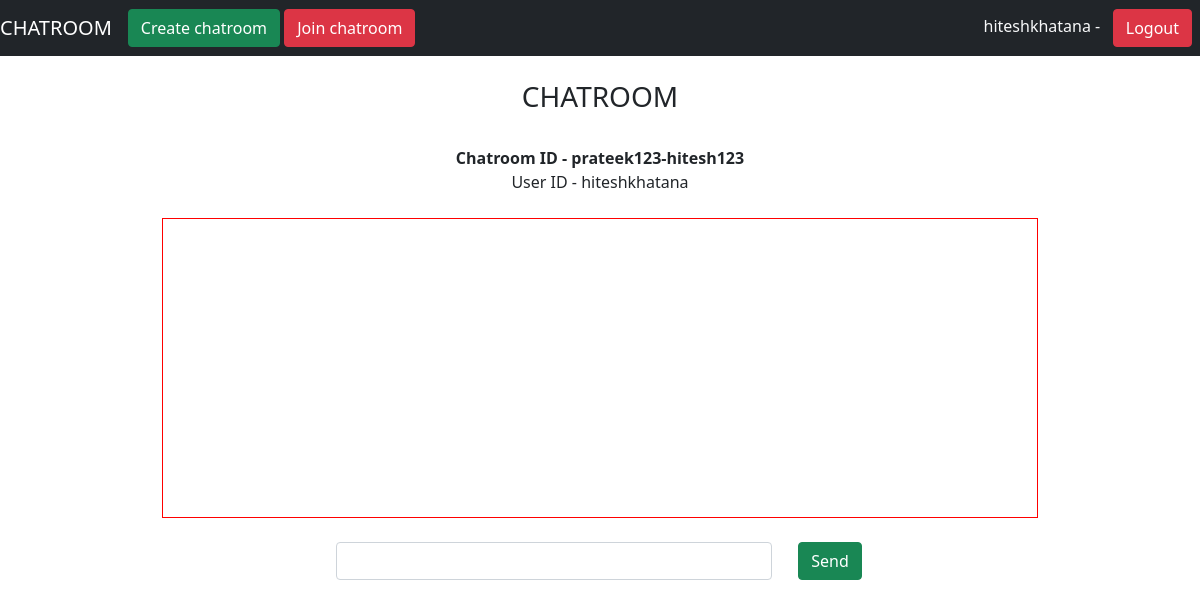
Page /chat/prateek123-hitesh123/ (signed in) on the earlier database version.
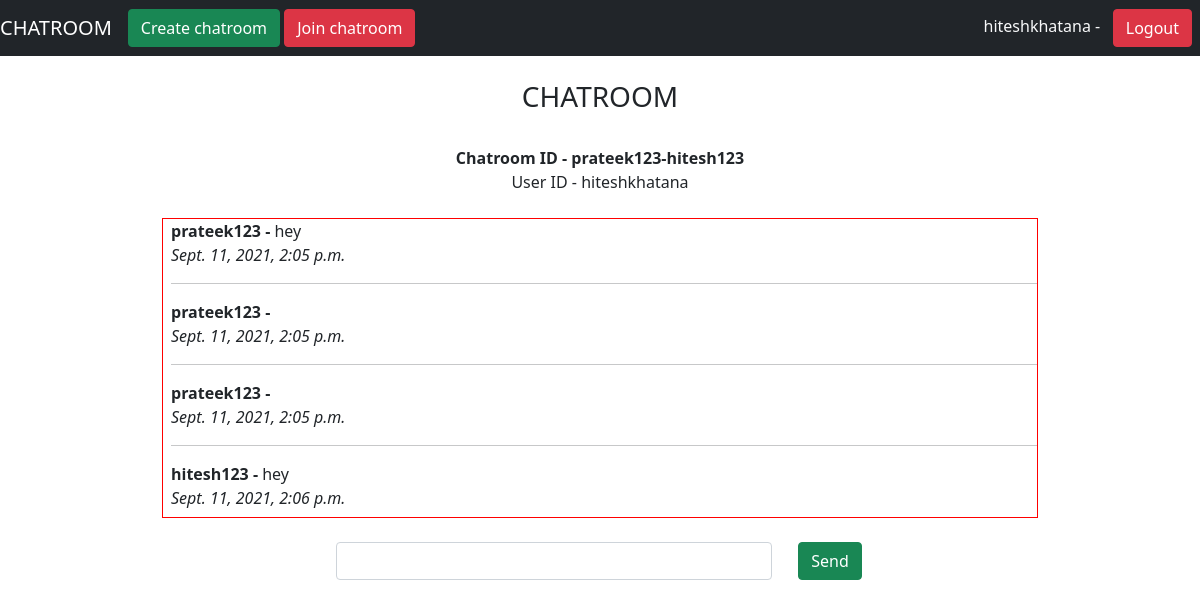
Same page on the later database version.
### chat/models.py (models this page shows, shortened)
class ChatRoom(models.Model):
    room = models.CharField(max_length=20)
    username = models.CharField(max_length=20)
    message = models.CharField(max_length=100 , blank=True)
    img = models.ImageField(upload_to = 'attachments' , blank = True)
    link = models.CharField(max_length=100 , blank=True)
    date = models.DateTimeField(auto_now_add= timezone.now())

### chat/views.py (the view)
# urls.py: path('<room_name>/', views.chatroom_view),
@login_required(login_url='/')
def chatroom_view(request , room_name):
    objs = ChatRoom.objects.filter(room = room_name)
    if objs is None:
        ChatRoom.objects.create(username = request.user, message = "created this chatroom" , room = room_name)
        objs = ChatRoom.objects.filter(room = room_name)
    context = {
        'room' : room_name,
        'chats' : objs[1:]
    }
    return render(request, 'chat/chatroom.html' , context)

### chat/templates/chat/chatroom.html (shortened to what this page needs)
{% extends 'base.html' %}
{% block content %}
        <br>
        <div class="container text-center">
            <h3>CHATROOM</h3>
            <br>
            <b>Chatroom ID - {{room}}</b>
            <br>
            User ID - <span id = "user-id">{{request.user}}</span>
        </div>
        <br>
        <div class="container w-75">
        <div style="height: 300px;position:relative;">
            <div id = "scrollable_window" style="max-height:100%;overflow:auto;border:1px solid red;">
                <div style="height:300px;">
                    <div id = "screen" class = "float-start w-100 ms-2">
                        {% for obj in chats %}
                            <b>{{obj.username}} - </b> {{obj.message}} <br>
                            <i>{{obj.date}}</i>
                            <hr>
                        {% endfor %}
                    </div>
                </div>
            </div>
        </div>
        </div>
        <br>
            <center>
            <div class="container row w-50">
                <div class="col-10">
                    <input class = "form-control" id = "message" name = "message">
                </div>
                <div class = "col-2">
                    <button class = "btn btn-success" id = "send-button" type = "submit">Send</button>
                </div>
            </div>
        </center>
{% endblock %}

### templates/base.html (shortened to what this page needs)
<html>
    <head>
        <link href="https://cdn.jsdelivr.net/npm/bootstrap@5.1.0/dist/css/bootstrap.min.css" rel="stylesheet">
      </head>
    <body>
        <nav class="navbar navbar-expand-lg navbar-dark bg-dark">
            <a class="navbar-brand" href="/">CHATROOM</a>
            {% if request.user.is_authenticated %}
              <a class = "btn btn-success" href="/chat/create">Create chatroom</a>&nbsp;
              <a class = "btn btn-danger" href = '/chat/join'>Join chatroom</a>
            {% endif %}
            <div class="collapse navbar-collapse" id="navbarSupportedContent">
              <div class="me-2 my-lg-0">
                  <span class="text-light">{{request.user}} - </span>&nbsp;
                  <a href="/logout"><button class="btn btn-danger my-2 my-sm-0">Logout</button></a>
              </div>
            </div>
          </nav>
        {% block content %}
        {% endblock content %}
    </body>
</html>

Differences in the rows shown:
added ChatRoom: username "prateek123", message "hey", date "Sept. 11, 2021, 2:05 p.m."
added ChatRoom: username "prateek123", date "Sept. 11, 2021, 2:05 p.m."
added ChatRoom: username "prateek123", date "Sept. 11, 2021, 2:05 p.m."
added ChatRoom: username "hitesh123", message "hey", date "Sept. 11, 2021, 2:06 p.m."
